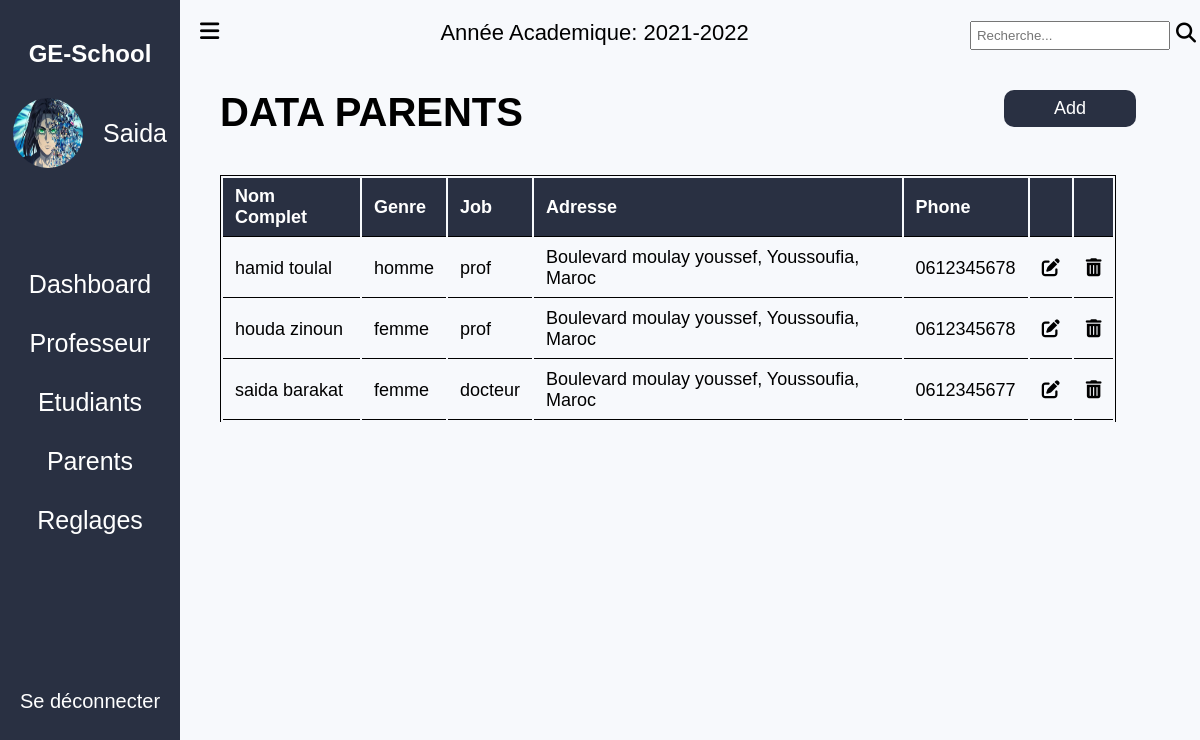
The page /?page=Parents on the database its author committed.
### tables this page shows
CREATE TABLE `parents` (
  `id` int(11) NOT NULL,
  `Name` varchar(255) NOT NULL,
  `Genre` varchar(255) NOT NULL,
  `Job` varchar(255) NOT NULL,
  `Adresse` varchar(255) NOT NULL,
  `Phone` varchar(10) NOT NULL
);

### controllers/homeController.php (called while the page is built)
<?php
    class homeController{
        public function index($page){
            include('views/' .$page.'.php');
        }
    }
?>

### autoload.php (called while the page is built, shortened)
<?php
 function autoload($class_name){
    $array_paths = array(
        'DataBase/',
        'app/classes',
        'modles/',
        'controllers/'
    );
    $parts = explode('\\',$class_name);
    $name = array_pop($parts);
    foreach($array_paths as $path){
    $file = sprintf($path. '%s.php',$name);
    }
 }
?>

### DataBase/DB.php (called while the page is built)
<?php
   class DB{
       static public function connect(){
           $db = new PDO("mysql:host=localhost;dbname=gestion_école","root","");
           $db->setAttribute(PDO::ATTR_ERRMODE, PDO::ERRMODE_EXCEPTION);
           return $db;
       }
   }
?>

### modles/Parents.php (called while the page is built, shortened)
<?php
class parents{
    static public function getAll(){
        $stmt = DB::connect()->prepare('SELECT * FROM `parents`');
        $stmt->execute();
        return $stmt->fetchAll();
    }
}

### controllers/ParentsController.php (called while the page is built)
<?php
class ParentsController{
    public function getAllParents(){
        $parents = Parents::getAll();
        return $parents;
    }
}

### Views/Parents.php (the view, shortened to what this page needs)
<?php
  $data = new ParentsController();
  $parents = $data->getAllParents();
?>
<!DOCTYPE html>
<html lang="en">
<head>
  <link rel="stylesheet" href="path/to/font-awesome/css/font-awesome.min.css">
  <link rel="stylesheet" href="./public/Css/style.css">
</head>
<body>
  <main>
  <?php require_once('Sidebar.php'); ?>
    <div class="nav_part2">
    <?php require_once('nav.php'); ?>
      <div class="title_dashboard">
        <p>DATA PARENTS</p>
        <div>
          <button type="submit" onclick="openModal()">Add</button>
        </div>
      </div>
      <table class="table">
          <tr class="head_tab">
            <th>Nom Complet</th>
            <th>Genre</th>
            <th>Job</th>
            <th>Adresse</th>
            <th>Phone</th>
            <th></th>
            <th></th>
          </tr>
          <?php foreach($parents as $parent): ?>
          <tr>
            <td><?php echo $parent['Name'] ?></td>
            <td><?php echo $parent['Genre'] ?></td>
            <td><?php echo $parent['Job'] ?></td>
            <td><?php echo $parent['Adresse'] ?></td>
            <td><?php echo $parent['Phone'] ?></td>
            <td>
              <a class="link" href="" onclick="openModal()"><i class="fa-solid fa-pen-to-square"></i></a>
            </td>
            <td>
              <i class="fa-solid fa-trash-can"></i>
            </td>
          </tr>
          <?php endforeach;; ?>
      </table>
    </div>
  </main>
</body>
</html>

### index.php
<?php
require_once './autoload.php';
require_once './controllers/homeController.php';
 $home = new homeController();
 $pages = ['dashboard','Etudiants','Parents','Professeur','signIn'];
 if(isset($_GET['page'])){
     if(in_array($_GET['page'],$pages)){
         $page = $_GET['page'];
         $home->index($page);
     }
     else {
         include('views/includes/404.php');
     }
}
     else{
         $home->index('dashboard');
     }
 ?>

### Views/Sidebar.php
<nav class="nav">
  <div class="title_nav">
    <h1>GE-School</h1>
    <div class="img_nav">
      <img src="./public/images/eren.png" alt="eren">
      <p>Saida</p>
    </div>
  </div>
  <div class="content_nav">
    <a href="?page=dashboard">Dashboard</a>
    <a href="?page=Professeur">Professeur</a>
    <a href="?page=Etudiants">Etudiants</a>
    <a href="?page=Parents">Parents</a>
    <a href="#">Reglages</a>
  </div>
  <div class="logout_nav">
    <p>Se déconnecter</p>
  </div>
</nav>

### Views/nav.php
<div class="content_part2">
  <i class="fa-solid fa-bars"></i>
  <p>Année Academique: 2021-2022</p>
  <div class="search">
    <input type="text" placeholder="Recherche...">
    <i class="fa-solid fa-magnifying-glass"></i>
  </div>
</div>

### Public/Css/style.css (style rules this page uses)
* { margin: 0; padding: 0; box-sizing: border-box; font-family: sans-serif; }
main { width: 100%; display: flex; background-color: #F7F9FC; }
.nav { background-color: #293042; color: white; display: flex; flex-direction: column; width: 15%; height: 100vh; }
.title_nav { margin-top: 40px; height: 200px; }
.title_nav h1 { display: flex; justify-content: center; }
.img_nav { display: flex; justify-content: center; margin-top: 30px; }
.img_nav p { display: flex; align-items: center; font-size: 25px; margin-left: 20px; }
.img_nav img { width: 70px; height: 70px; border-radius: 50%; }
.content_nav { height: 450px; }
.content_nav a { display: flex; flex-direction: column; align-items: center; font-size: 25px; margin-top: 30px; text-decoration: none; color: white; }
.logout_nav p { display: flex; align-items: center; justify-content: center; font-size: 20px; }
.nav_part2 { width: 83%; }
.content_part2 { width: 100%; display: flex; justify-content: space-between; margin: 20px; font-size: 22px; }
.search i { font-size: 20px; }
.search input { padding: 5px; width: 200px; }
.title_dashboard { display: flex; justify-content: space-between; margin: 40px; }
.title_dashboard p { font-size: 40px; font-weight: bolder; }
.title_dashboard button { padding: 8px 50px; border: none; background-color: #293042; color: white; border-radius: 10px; font-size: 18px; }
table { width: 90%; margin-left: 40px; border: 1px solid black; border-bottom: none; font-size: 18px; }
.head_tab th { background: #293042; color: white; text-align: left; }
th, td { border-bottom: 1px solid #000; padding: 8px 12px; }
.link { text-decoration: none; color: black; }

### rows shown on the page
parents: Name "hamid toulal", Genre "homme", Job "prof", Adresse "Boulevard moulay youssef, Youssoufia, Maroc", Phone "0612345678"
parents: Name "houda zinoun", Genre "femme", Job "prof", Adresse "Boulevard moulay youssef, Youssoufia, Maroc", Phone "0612345678"
parents: Name "saida barakat", Genre "femme", Job "docteur", Adresse "Boulevard moulay youssef, Youssoufia, Maroc", Phone "0612345677"
